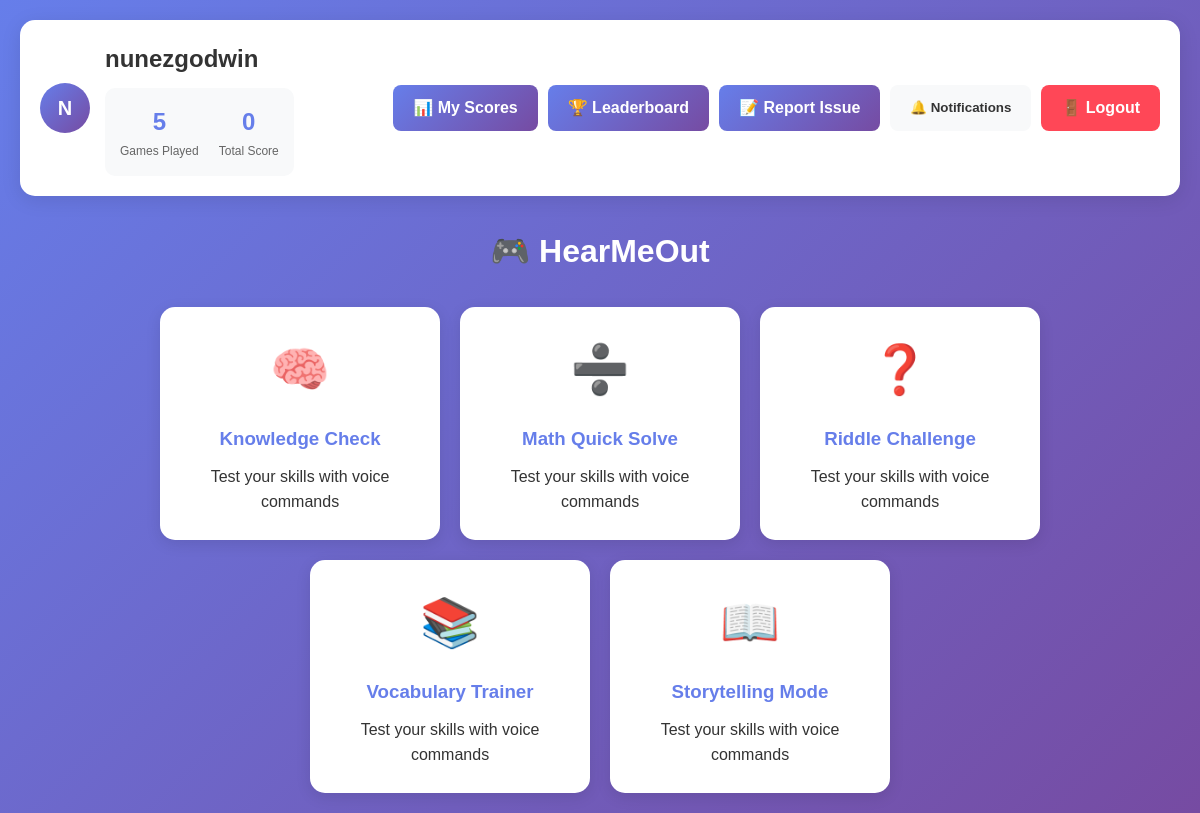
The page /player/menu (signed in) on the database its author committed.
### tables this page shows
CREATE TABLE game_status (
            game TEXT PRIMARY KEY,
            enabled INTEGER DEFAULT 1,
            maintenance_message TEXT
        );

### app.py (the view)
@app.route("/player/menu")
@login_required
def player_menu():
    conn = get_db_connection()
    cursor = conn.cursor()
    cursor.execute("SELECT game FROM game_status WHERE enabled = 1")
    enabled_games = [row["game"] for row in cursor.fetchall()]
    stats = get_user_stats(session["user_id"])
    cursor.execute(
        "SELECT COUNT(*) as count FROM notifications WHERE user_id = ? AND is_read = 0",
        (session["user_id"],),
    )
    unread_notifications = cursor.fetchone()["count"]
    conn.close()
    return render_template(
        "player/menu.html",
        enabled_games=enabled_games,
        stats=stats,
        unread_notifications=unread_notifications,
    )

### app.py (called while the page is built)
def get_db_connection():
    conn = sqlite3.connect(Config.DATABASE_PATH)
    conn.row_factory = sqlite3.Row
    return conn

def get_user_stats(user_id):
    conn = get_db_connection()
    cursor = conn.cursor()
    cursor.execute(
        "SELECT COUNT(DISTINCT game) as games_played FROM scores WHERE user_id = ?",
        (user_id,),
    )
    games_played = cursor.fetchone()["games_played"] or 0
    cursor.execute(
        "SELECT SUM(score) as total_score FROM scores WHERE user_id = ?", (user_id,)
    )
    total_score = cursor.fetchone()["total_score"] or 0
    cursor.execute(
        """
        SELECT game, MAX(score) as best_score, MAX(last_played) as last_played
        FROM scores WHERE user_id = ? GROUP BY game
    """,
        (user_id,),
    )
    game_scores = [dict(row) for row in cursor.fetchall()]
    conn.close()
    return {
        "games_played": games_played,
        "total_score": total_score,
        "game_scores": game_scores,
    }

def login_required(f):
    @wraps(f)
    def decorated_function(*args, **kwargs):
        if "user_id" not in session:
            return redirect(url_for("signin"))
        return f(*args, **kwargs)
    return decorated_function

### templates/player/menu.html (shortened to what this page needs)
<!DOCTYPE html>
<html lang="en">
<head>
    <link rel="stylesheet" href="/static/css/style.css">
</head>
<body>
    <div class="container">
        <div class="header">
            <div class="user-info">
                <div class="avatar">{{ session.username[0]|upper }}</div>
                <div class="user-details">
                    <h2 id="username" title="Click to edit">{{ session.username }}</h2>
                    <div class="stats">
                        <div class="stat-item">
                            <div class="stat-value">{{ stats.games_played }}</div>
                            <div class="stat-label">Games Played</div>
                        </div>
                        <div class="stat-item">
                            <div class="stat-value">{{ stats.total_score }}</div>
                            <div class="stat-label">Total Score</div>
                        </div>
                    </div>
                </div>
            </div>
            <div class="nav-buttons">
                <a href="/player/scores" class="btn btn-primary">📊 My Scores</a>
                <a href="/player/leaderboard" class="btn btn-primary">🏆 Leaderboard</a>
                <a href="/player/report" class="btn btn-primary">📝 Report Issue</a>
                <button class="btn notif-btn" id="notifBtn">
                    🔔 Notifications
                </button>
                <a href="/logout" class="btn btn-secondary">🚪 Logout</a>
            </div>
        </div>
        <h1 style="color: white; text-align: center; margin-bottom: 30px;">🎮 HearMeOut</h1>
        <div class="games-grid">
            <div class="games-row">
                {% for game in enabled_games[:3] %}
                {% set game_names = {
                    'knowledge_check': '🧠 Knowledge Check',
                    'math_quick': '➗ Math Quick Solve',
                    'riddle': '❓ Riddle Challenge',
                    'vocabulary': '📚 Vocabulary Trainer',
                    'storytelling': '📖 Storytelling Mode'
                } %}
                <a href="/game/{{ game }}" class="game-card">
                    <div class="game-icon">{{ game_names[game].split(' ')[0] }}</div>
                    <h3>{{ game_names[game].split(' ')[1:]|join(' ') }}</h3>
                    <p>Test your skills with voice commands</p>
                </a>
                {% endfor %}
            </div>
            <div class="games-row">
                {% for game in enabled_games[3:5] %}
                {% set game_names = {
                    'knowledge_check': '🧠 Knowledge Check',
                    'math_quick': '➗ Math Quick Solve',
                    'riddle': '❓ Riddle Challenge',
                    'vocabulary': '📚 Vocabulary Trainer',
                    'storytelling': '📖 Storytelling Mode'
                } %}
                <a href="/game/{{ game }}" class="game-card">
                    <div class="game-icon">{{ game_names[game].split(' ')[0] }}</div>
                    <h3>{{ game_names[game].split(' ')[1:]|join(' ') }}</h3>
                    <p>Test your skills with voice commands</p>
                </a>
                {% endfor %}
            </div>
        </div>
    </div>
</body>
</html>

### static/css/style.css (style rules this page uses)
* { margin: 0; padding: 0; box-sizing: border-box; }
body { font-family: 'Arial', sans-serif; line-height: 1.6; }
.btn { display: inline-block; padding: 10px 20px; border-radius: 5px; text-decoration: none; font-weight: bold; cursor: pointer; border: none; transition: all 0.3s; }
.btn-primary { background: #667eea; color: white; }
.btn-secondary { background: #6c757d; color: white; }

### templates/player/menu.html (style rules this page uses)
body { background: linear-gradient(135deg, #667eea 0%, #764ba2 100%); min-height: 100vh; padding: 20px; font-family: 'Arial', sans-serif; }
.container { max-width: 1200px; margin: 0 auto; }
.header { display: flex; justify-content: space-between; align-items: center; margin-bottom: 30px; padding: 20px; background: white; border-radius: 15px; box-shadow: 0 4px 20px rgba(0, 0, 0, 0.1); }
.user-info { display: flex; align-items: center; gap: 15px; }
.avatar { width: 50px; height: 50px; background: linear-gradient(135deg, #667eea 0%, #764ba2 100%); border-radius: 50%; display: flex; align-items: center; justify-content: center; color: white; font-size: 20px; font-weight: bold; }
.user-details h2 { margin: 0; color: #333; cursor: pointer; }
.stats { display: flex; gap: 20px; background: #f8f9fa; padding: 15px; border-radius: 10px; margin-top: 10px; }
.stat-item { text-align: center; }
.stat-value { font-size: 24px; font-weight: bold; color: #667eea; }
.stat-label { font-size: 12px; color: #666; }
.nav-buttons { display: flex; gap: 10px; }
.btn { padding: 10px 20px; border-radius: 8px; border: none; font-weight: bold; cursor: pointer; text-decoration: none; display: inline-flex; align-items: center; gap: 8px; transition: transform 0.2s; }
.btn-primary { background: linear-gradient(135deg, #667eea 0%, #764ba2 100%); color: white; }
.btn-secondary { background: #ff4757; color: white; }
.notif-btn { position: relative; background: #f8f9fa; color: #333; }
.games-grid { display: flex; flex-direction: column; align-items: center; gap: 20px; margin-top: 20px; }
.games-row { display: flex; justify-content: center; gap: 20px; width: 100%; }
.game-card { background: white; border-radius: 15px; padding: 25px; text-align: center; box-shadow: 0 4px 15px rgba(0, 0, 0, 0.1); transition: transform 0.3s, box-shadow 0.3s; text-decoration: none; color: #333; width: 280px; flex-shrink: 0; }
.game-icon { font-size: 48px; margin-bottom: 15px; }
.game-card h3 { margin: 10px 0; color: #667eea; }

### rows shown on the page
game_status: game_names "🧠", game_names "Knowledge Check"
game_status: game_names "➗", game_names "Math Quick Solve"
game_status: game_names "❓", game "Riddle Challenge"
game_status: game_names "📚", game "Vocabulary Trainer"
game_status: game_names "📖", game "Storytelling Mode"

### other values the page prints
{{ session.username[0]|upper }} "N"
{{ session.username }} "nunezgodwin"
{{ stats.games_played }} "5"
{{ stats.total_score }} "0"
